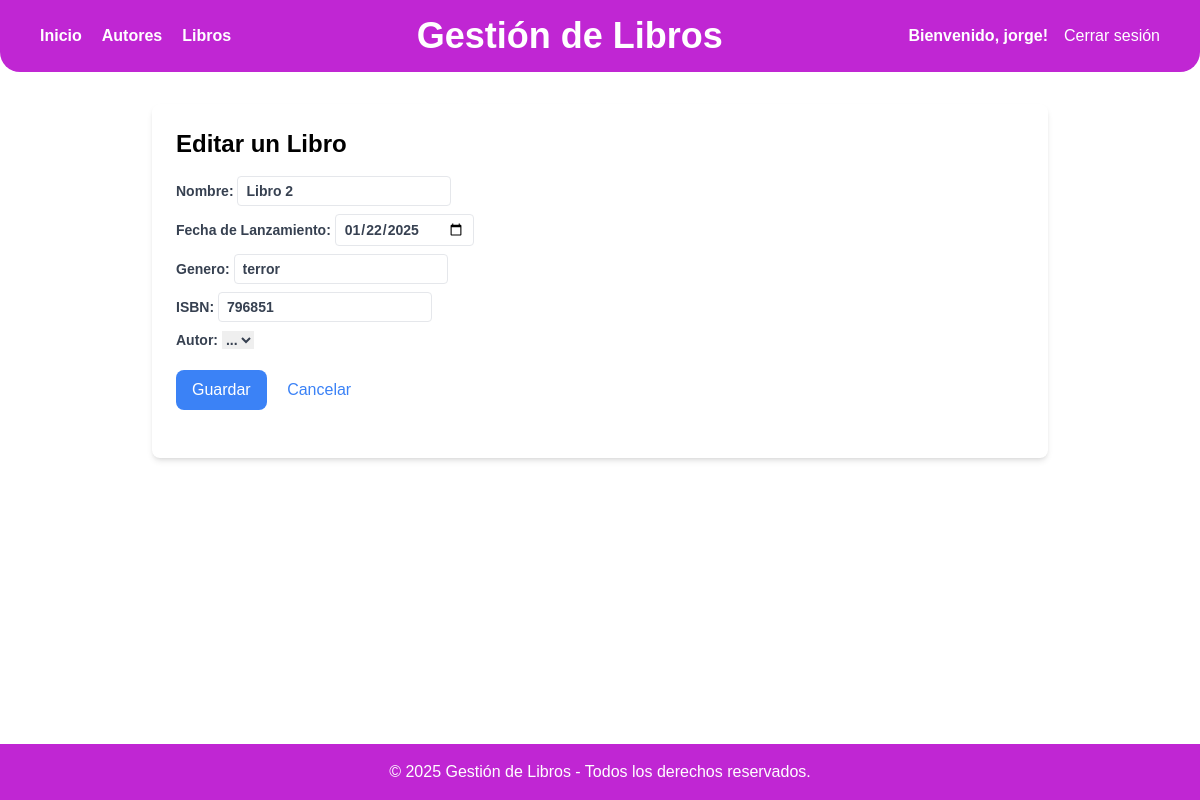
The page /libros/2/edit/ (signed in) on the database its author committed.
### myapp/models.py (models this page shows, shortened)
class Libro(models.Model):
    titulo = models.CharField(max_length=100)
    fecha_publi = models.DateField()
    genero = models.CharField(max_length=100)
    isbn = models.CharField(max_length=13,unique=True)
    autor = models.ForeignKey(Autor, on_delete=models.CASCADE)

class Autor(models.Model):
    nombre= models.CharField(max_length=100)
    apellido= models.CharField(max_length=100)
    fecha_nacimiento= models.DateField()
    def __str__(self):
        return f"{self.nombre} {self.apellido}"

### myapp/views.py (the view, shortened to what this page needs)
# urls.py: path('libros/<int:pk>/edit/', views.LibroUpdateView.as_view(), name='edit_book'),
class LibroUpdateView(LoginRequiredMixin, UpdateView):
    model = Libro
    template_name = 'edit_book.html'
    fields = ['titulo', 'fecha_publi', 'genero', 'isbn', 'autor']
    success_url = reverse_lazy('lista_libros')

### templates/edit_book.html (shortened to what this page needs)
{% extends 'layouts/base.html' %}
{% block content %}
    <h2 class="text-2xl font-bold mb-4">Editar un Libro</h2>
    <form method="post">
        <label class="block text-gray-700 text-sm font-bold mb-2">Nombre:
        <input type="text" name="titulo" value="{{libro.titulo}}" class="form-input border rounded px-2 py-1"></label>
        <label class="block text-gray-700 text-sm font-bold mb-2">Fecha de Lanzamiento:
        <input type="date" name="fecha_publi" value="{{ libro.fecha_publi | date:'Y-m-d'}}" class="form-input border rounded px-2 py-1"></label>
        <label class="block text-gray-700 text-sm font-bold mb-2">Genero:
        <input type="text" name="genero" value="{{libro.genero}}" class="form-input border rounded px-2 py-1"></label>
        <label class="block text-gray-700 text-sm font-bold mb-2">ISBN:
        <input type="number" name="isbn" value="{{libro.isbn}}" class="form-input border rounded px-2 py-1"></label>
        <label class="block text-gray-700 text-sm font-bold mb-2">Autor:
        <select name="autor" value="{{libro.autor}}">
            <option value="{{autor.id}}">...</option>
        </select></label>
        <button type="submit" class="bg-blue-500 text-white px-4 py-2 rounded-lg mt-3">Guardar</button>
        <a href="{% url 'detalle_libro' libro.id %}" class="ml-4 text-blue-500">Cancelar</a>
    </form>
<br>
{% endblock %}

### templates/layouts/base.html (shortened to what this page needs)
<!DOCTYPE html>
<html lang="es">
<head>
    <script src="https://cdn.tailwindcss.com"></script>
</head>
<body class="min-h-screen flex flex-col">
    <header class="bg-fuchsia-600 text-white py-4 px-10 flex justify-between items-center rounded-b-[20px]">
        <nav class="flex space-x-5 font-bold">
            <a href="{% url 'index' %}" class="hover:underline">Inicio</a>
            <a href="{% url 'lista_autores' %}" class="hover:underline">Autores</a>
            <a href="{% url 'lista_libros' %}" class="hover:underline">Libros</a>
        </nav>
        <h1 class="text-4xl font-bold text-center flex-1">Gestión de Libros</h1>
        <div class="flex items-center space-x-4">
            {% if user.is_authenticated %}
                <span class="font-semibold">Bienvenido, {{ user.username }}!</span>
                <form action="{% url 'logout' %}" method="post">
                    <button type="submit" class="hover:underline">Cerrar sesión</button>
                </form>
            {% else %}
                <a href="{% url 'login' %}" class="hover:underline">Iniciar sesión</a>
                <a href="{% url 'signup' %}" class="hover:underline">Registrarse</a>
            {% endif %}
        </div>
    </header>
    <main class="flex-1">
        <div class="max-w-4xl mx-auto mt-8 p-6 bg-white rounded-lg shadow-md">
            {% block content %}
            {% endblock %}
        </div>
    </main>
    <footer class="bg-fuchsia-600 text-white text-center py-4 mt-10">
        © 2025 Gestión de Libros - Todos los derechos reservados.
    </footer>
</body>
</html>

### templates/layouts/base.html (style rules this page uses)
* { font-family: Arial, sans-serif; margin: 0; padding: 0; }

### rows shown on the page
Libro: titulo "Libro 2", fecha_publi "01/22/2025", genero "terror", isbn "796851", autor "..."

### other values the page prints
{{ user.username }} "jorge"
